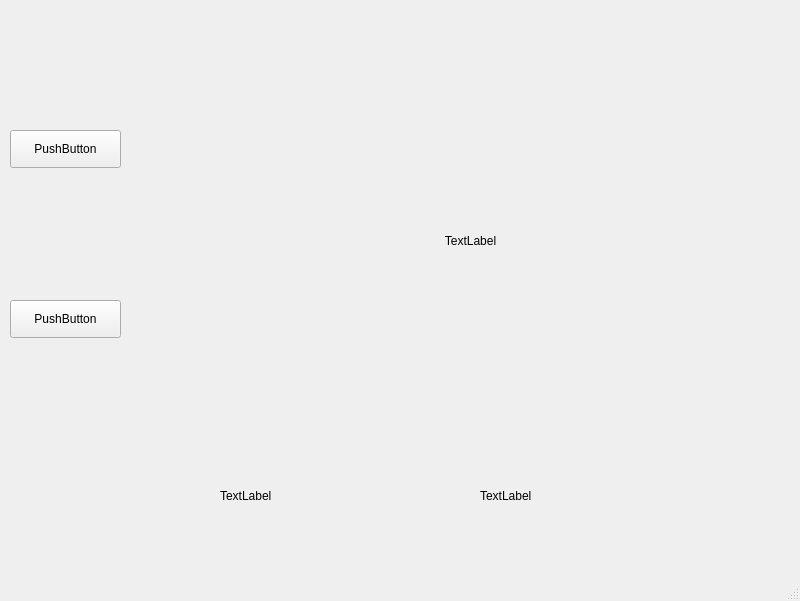
<?xml version="1.0" encoding="UTF-8"?>
<ui version="4.0">
 <class>MainWindow</class>
 <widget class="QMainWindow" name="MainWindow">
  <property name="geometry">
   <rect>
    <x>0</x>
    <y>0</y>
    <width>800</width>
    <height>601</height>
   </rect>
  </property>
  <property name="windowTitle">
   <string>课堂抬头率检测</string>
  </property>
  <widget class="QWidget" name="centralwidget">
   <widget class="QLabel" name="label_2">
    <property name="geometry">
     <rect>
      <x>220</x>
      <y>480</y>
      <width>201</width>
      <height>31</height>
     </rect>
    </property>
    <property name="text">
     <string>TextLabel</string>
    </property>
   </widget>
   <widget class="QLabel" name="label_3">
    <property name="geometry">
     <rect>
      <x>480</x>
      <y>480</y>
      <width>201</width>
      <height>31</height>
     </rect>
    </property>
    <property name="text">
     <string>TextLabel</string>
    </property>
   </widget>
   <widget class="QLabel" name="label">
    <property name="geometry">
     <rect>
      <x>150</x>
      <y>30</y>
      <width>641</width>
      <height>421</height>
     </rect>
    </property>
    <property name="text">
     <string>TextLabel</string>
    </property>
    <property name="textFormat">
     <enum>Qt::AutoText</enum>
    </property>
    <property name="scaledContents">
     <bool>false</bool>
    </property>
    <property name="alignment">
     <set>Qt::AlignCenter</set>
    </property>
   </widget>
   <widget class="QPushButton" name="pushButton">
    <property name="geometry">
     <rect>
      <x>10</x>
      <y>130</y>
      <width>111</width>
      <height>38</height>
     </rect>
    </property>
    <property name="text">
     <string>PushButton</string>
    </property>
   </widget>
   <widget class="QPushButton" name="pushButton_2">
    <property name="geometry">
     <rect>
      <x>10</x>
      <y>300</y>
      <width>111</width>
      <height>38</height>
     </rect>
    </property>
    <property name="text">
     <string>PushButton</string>
    </property>
   </widget>
  </widget>
  <widget class="QMenuBar" name="menubar">
   <property name="geometry">
    <rect>
     <x>0</x>
     <y>0</y>
     <width>800</width>
     <height>32</height>
    </rect>
   </property>
  </widget>
  <widget class="QStatusBar" name="statusbar"/>
 </widget>
 <resources/>
 <connections/>
</ui>
